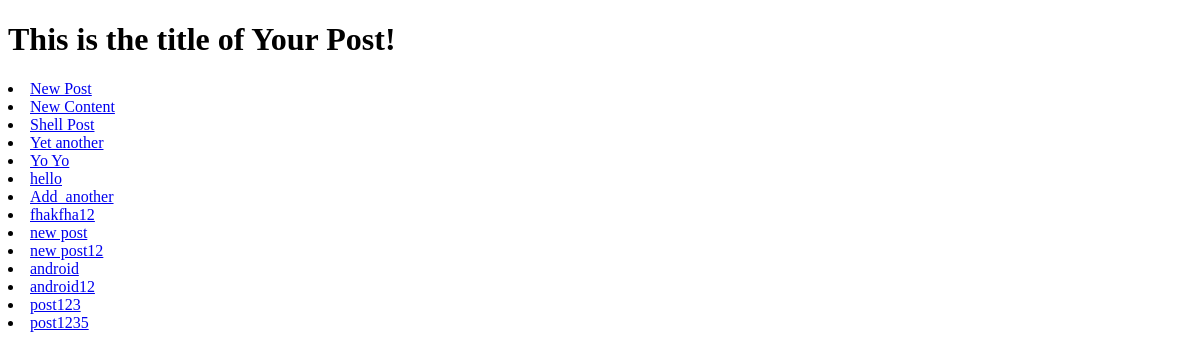
/blog/ (signed in), run on an earlier commit of the app's database.
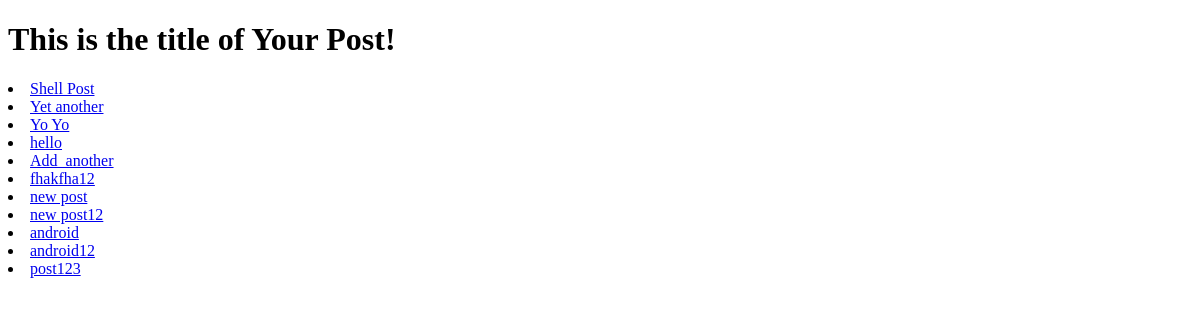
And on a later commit of the database.
### blog/models.py (models this page shows, shortened)
class PostModel(models.Model):
    id              = models.BigAutoField(primary_key=True)
    active          = models.BooleanField(default=True) #empty in the database
    title           = models.CharField(
                            max_length=240,
                            verbose_name='Post title',
                            unique=True,
                            error_messages={
                                "unique": "This title is not unique, please try again.",
                                "blank": "This field is not full, please try again."
                            },
                            help_text='Must be a unique title.')
    slug            = models.SlugField(null=True, blank=True)
    content         = models.TextField(null=True, blank=True)
    publish         = models.CharField(max_length=120, choices=PUBLISH_CHOICES, default='draft')
    view_count      = models.IntegerField(default=0)
    publish_date    = models.DateField(auto_now=False, auto_now_add=False, default=timezone.now)
    author_email    = models.EmailField(max_length=240, validators=[validate_justin], null=True, blank=True)
    updated         = models.DateTimeField(auto_now=True)
    timestamp       = models.DateTimeField(auto_now_add=True)
    objects = PostModelManager()
    other = PostModelManager()
    class Meta:
        verbose_name = 'Post'
        verbose_name_plural = 'Posts'
    def __str__(self): #python 3
        return smart_text(self.title)

### blog/views.py (the view)
def post_model_list_view(request):
    print(request.user)
    if request.user.is_authenticated():
        template_path='list-view.html'
    else:
        template_path='list-view-public.html'
    qs=PostModel.objects.all()
    print(qs)
    context_dictionary={'object_list':qs}
    return render(request,template_path,context_dictionary)

### blog/models.py (called while the page is built)
    def active(self):
        return self.filter(active=True)

    def get_queryset(self):
        return PostModelQuerySet(self.model, using=self._db)

    def all(self, *args, **kwargs):
        qs = self.get_queryset().active()
        return qs

### templates/list-view.html (shortened to what this page needs)
<!DOCTYPE html>
<html>
<head>
</head>
<body>
    <h1>This is the title of Your Post!</h1>
    {% for object in object_list %}
    <li>
        <a href="{% url "blog:detail" id=object.id %}">{{object.title}} </a>
    </li>
    {% endfor %}
</body>
</html>

What changed in the data, as far as the page shows it:
removed PostModel: title "New Post"
removed PostModel: title "New Content"
removed PostModel: title "post1235"
